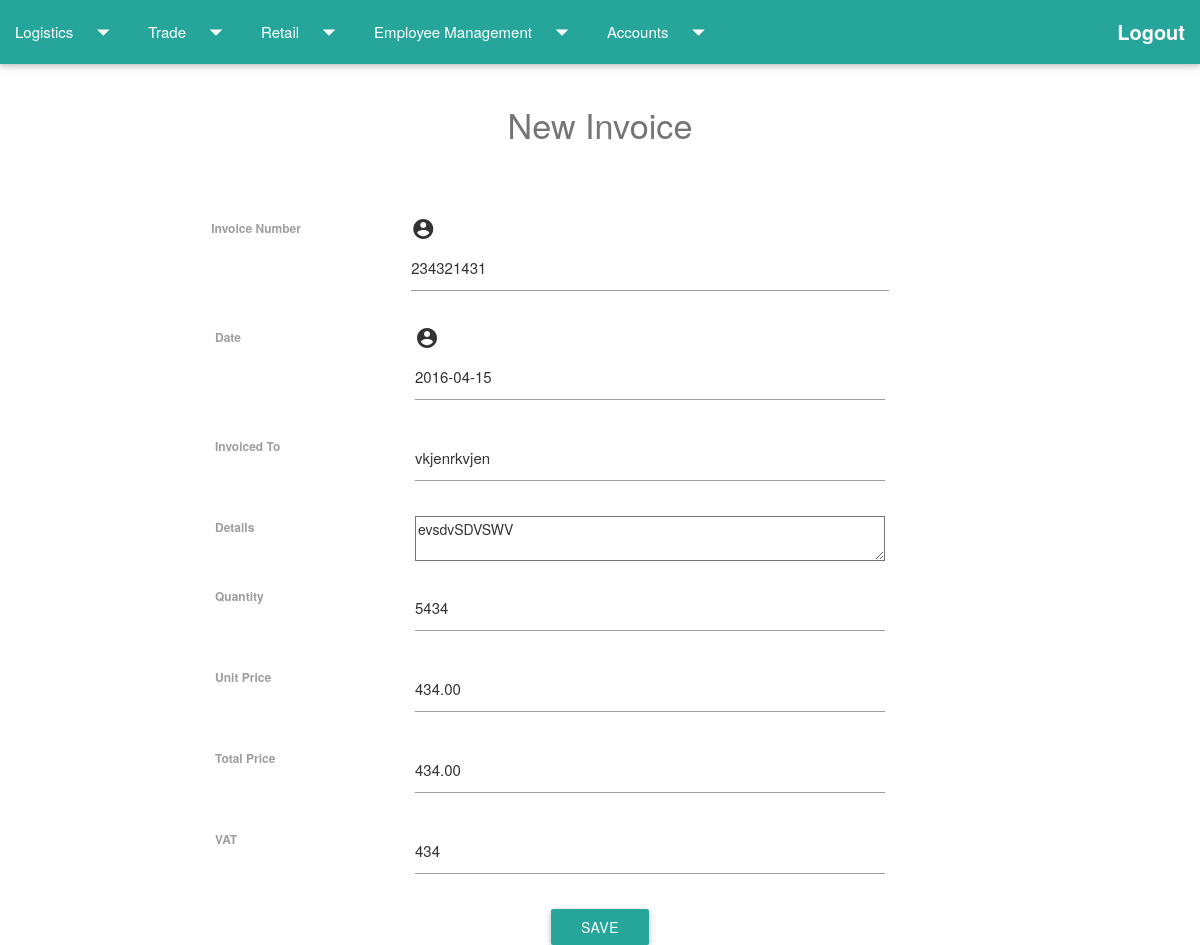
The page /homepage/retail/1/editinvoice/ (signed in) on the database its author committed.
### retail/models.py (models this page shows, shortened)
class Invoice (models.Model):
	invoice_number = models.IntegerField()
	date = models.DateField(default=datetime.date.today)
	invoiced_to = models.CharField(max_length=100)
	details = models.TextField(blank=True)
	quantity = models.IntegerField()
	unit_price = models.DecimalField(max_digits=12,decimal_places=2)
	total_price = models.DecimalField(max_digits=12,decimal_places=2)
	vat = models.IntegerField()

### retail/views.py (the view)
# urls.py: url(r'^(?P<invoice_number>\w+)/editinvoice/$', views.invoice_edit, name='invoice_edit'),
def invoice_edit(request, invoice_number):
    if request.user.is_authenticated() and request.user.groups.all()[0].id==2:
        invoice = get_object_or_404(Invoice, id=invoice_number)
        if request.method == "POST":
            form = InvoiceForm(request.POST, instance=invoice)
            if form.is_valid():
                invoice = form.save(commit=True)
                return redirect('invoices_admin')
        else:
            form = InvoiceForm(instance=invoice)
        return render(request, 'retail/invoice_edit.html', {'form': form,'title':'Edit Invoice'})
    else:
        return redirect(index)

### retail/forms.py
class InvoiceForm(forms.ModelForm):
    class Meta:
        model = Invoice
        fields = ('invoice_number', 'date', 'invoiced_to','details','quantity','unit_price','total_price','vat',)

### retail/templates/retail/invoice_edit.html (shortened to what this page needs)
{% extends 'logistics/firstpage.html' %}
{% block content %}
<div class="row"></div>
<h4 class="center-align headingcolour">New Invoice</h4>
<form method="POST" class="post-form">
    <div class="row">
        <div class="col s2 offset-s2">
            <label for="assigned to"> Invoice Number</label>
        </div>
        <div class="col s5">
            <i class="material-icons prefix shiftdown">account_circle</i>
            {{ form.invoice_number}} <br>
        </div>
    </div>
    <div class="row extra-bottom-padding">
        <div class="col-sm-2 col-sm-offset-2">
            <label for="taskdescription"> Date</label>
        </div>
        <div class="col-sm-5">
            <i class="material-icons prefix shiftdown">account_circle</i>
            {{ form.date}} <br>
        </div>
    </div>
    <div class="row extra-bottom-padding">
        <div class="col-sm-2 col-sm-offset-2">
            <label for="assigned on"> Invoiced To</label>
        </div>
        <div class="col-sm-5">
            {{ form.invoiced_to}} <br>
        </div>
    </div>
    <div class="row extra-bottom-padding">
        <div class="col-sm-2 col-sm-offset-2">
            <label for="deadline"> Details</label>
        </div>
        <div class="col-sm-5">
            {{ form.details}} <br>
        </div>
    </div>
    <div class="row extra-bottom-padding">
        <div class="col-sm-2 col-sm-offset-2">
            <label for="status"> Quantity</label>
        </div>
        <div class="col-sm-5">
            {{ form.quantity}} <br>
        </div>
    </div>
    <div class="row extra-bottom-padding">
        <div class="col-sm-2 col-sm-offset-2">
            <label for="status"> Unit Price</label>
        </div>
        <div class="col-sm-5">
            {{ form.unit_price}} <br>
        </div>
    </div>
    <div class="row extra-bottom-padding">
        <div class="col-sm-2 col-sm-offset-2">
            <label for="status"> Total Price</label>
        </div>
        <div class="col-sm-5">
            {{ form.total_price}} <br>
        </div>
    </div>
    <div class="row extra-bottom-padding">
        <div class="col-sm-2 col-sm-offset-2">
            <label for="status"> VAT</label>
        </div>
        <div class="col-sm-5">
            {{ form.vat}} <br>
        </div>
    </div>
    <div class="center-align">
        <button type="submit" class="save btn btn-default">Save</button>
    </div>
</form>
{% endblock %}

### logistics/static/css/style.css (style rules this page uses)
.extra-bottom-padding { margin-top: 20px; }
.headingcolour { color: #757575; }
.shiftdown { margin-bottom: 1px; }
body { background: #ffffff; }

### rows shown on the page
Invoice: invoice_number "234321431", date "2016-04-15", invoiced_to "vkjenrkvjen", details "evsdvSDVSWV", quantity "5434", unit_price "434.00", total_price "434.00", vat "434"
